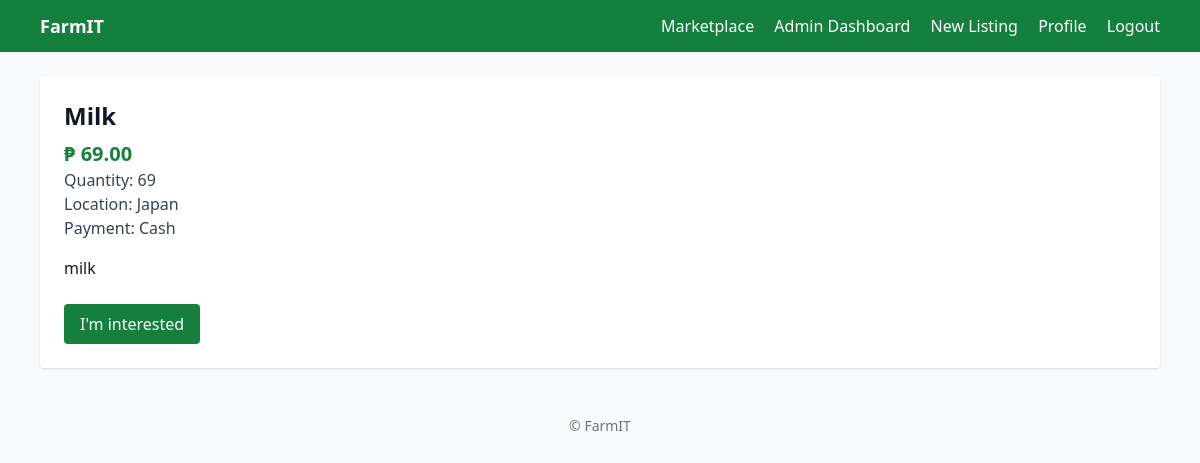
Screenshot of /products/1/ (signed in) with the database file from the repository.
### products/models.py (models this page shows, shortened)
class Product(models.Model):
    MODE_OF_PAYMENT_CHOICES = [
        ('cash', 'Cash'),
        ('gcash', 'GCash'),
        ('bank', 'Bank Transfer'),
    ]
    farmer = models.ForeignKey(
        settings.AUTH_USER_MODEL,
        on_delete=models.CASCADE,
        related_name='products',
    )
    product_name = models.CharField(max_length=255)
    price = models.DecimalField(max_digits=10, decimal_places=2)
    quantity = models.PositiveIntegerField()
    description = models.TextField(blank=True)
    photo_url = models.URLField(blank=True)
    location = models.CharField(max_length=255, blank=True)
    mode_of_payment = models.CharField(
        max_length=20, choices=MODE_OF_PAYMENT_CHOICES, default='cash'
    )
    created_at = models.DateTimeField(auto_now_add=True)
    is_approved = models.BooleanField(default=True)
    is_reserved = models.BooleanField(default=False)
    reserved_by = models.ForeignKey(
        settings.AUTH_USER_MODEL,
        on_delete=models.SET_NULL,
        null=True,
        blank=True,
        related_name='reserved_products',
    )
    class Meta:
        ordering = ['-created_at']

### products/views.py (the view)
# urls.py: path('products/<int:pk>/', views.product_detail, name='product_detail'),
def product_detail(request: HttpRequest, pk: int) -> HttpResponse:
    product = get_object_or_404(Product, pk=pk)
    if not product.is_approved and not (request.user.is_authenticated and (request.user == product.farmer or request.user.is_staff)):
        return HttpResponseForbidden('This product is not available.')
    interests = []
    if request.user.is_authenticated and request.user == product.farmer:
        interests = list(Transaction.objects.filter(product=product, status='interested').select_related('buyer'))
    return render(request, 'products/product_detail.html', {
        'product': product,
        'interests': interests,
    })

### templates/products/product_detail.html (shortened to what this page needs)
{% extends 'base.html' %}
{% block content %}
<div class="bg-white p-6 rounded shadow">
  <h1 class="text-2xl font-semibold mb-2">{{ product.product_name }}</h1>
  <div class="text-xl text-green-700 font-semibold">₱ {{ product.price }}</div>
  <div class="text-gray-700">Quantity: {{ product.quantity }}</div>
  <div class="text-gray-700">Location: {{ product.location }}</div>
  <div class="text-gray-700">Payment: {{ product.get_mode_of_payment_display }}</div>
  <p class="mt-4">{{ product.description }}</p>
  {% if user == product.farmer %}
  <div class="mt-6 space-x-3">
    <a href="/products/{{ product.id }}/edit/" class="bg-blue-600 text-white px-3 py-2 rounded">Edit</a>
    <a href="/products/{{ product.id }}/delete/" class="bg-red-600 text-white px-3 py-2 rounded">Delete</a>
  </div>
  {% if interests %}
  <div class="mt-8">
    <h2 class="font-semibold mb-2">Interested buyers</h2>
    <ul class="space-y-2">
      {% for tx in interests %}
      <li class="flex items-center justify-between bg-gray-50 p-3 rounded border">
        <div class="text-sm">{{ tx.buyer.username }} — {{ tx.created_at|date:'M d, Y H:i' }}</div>
        <a href="/transactions/{{ tx.id }}/reserve/" class="text-white bg-green-700 px-3 py-1 rounded text-sm">Reserve</a>
      </li>
      {% empty %}
      <li class="text-sm text-gray-500">No interests yet.</li>
      {% endfor %}
    </ul>
  </div>
  {% endif %}
  {% else %}
    {% if user.is_authenticated and product.is_approved and not product.is_reserved %}
    <form method="post" action="/products/{{ product.id }}/interest/" class="mt-6">
      <button class="bg-green-700 text-white px-4 py-2 rounded">I'm interested</button>
    </form>
    {% elif not user.is_authenticated and product.is_approved and not product.is_reserved %}
    <p class="mt-6 text-sm text-gray-600">Please <a class="text-green-700 underline" href="/accounts/login/?next=/products/{{ product.id }}/">login</a> to express interest.</p>
    {% endif %}
  {% endif %}
</div>
{% endblock %}

### rows the page displays
Product: product_name "Milk", price "69.00", quantity "69", location "Japan", mode_of_payment "Cash", description "milk"
